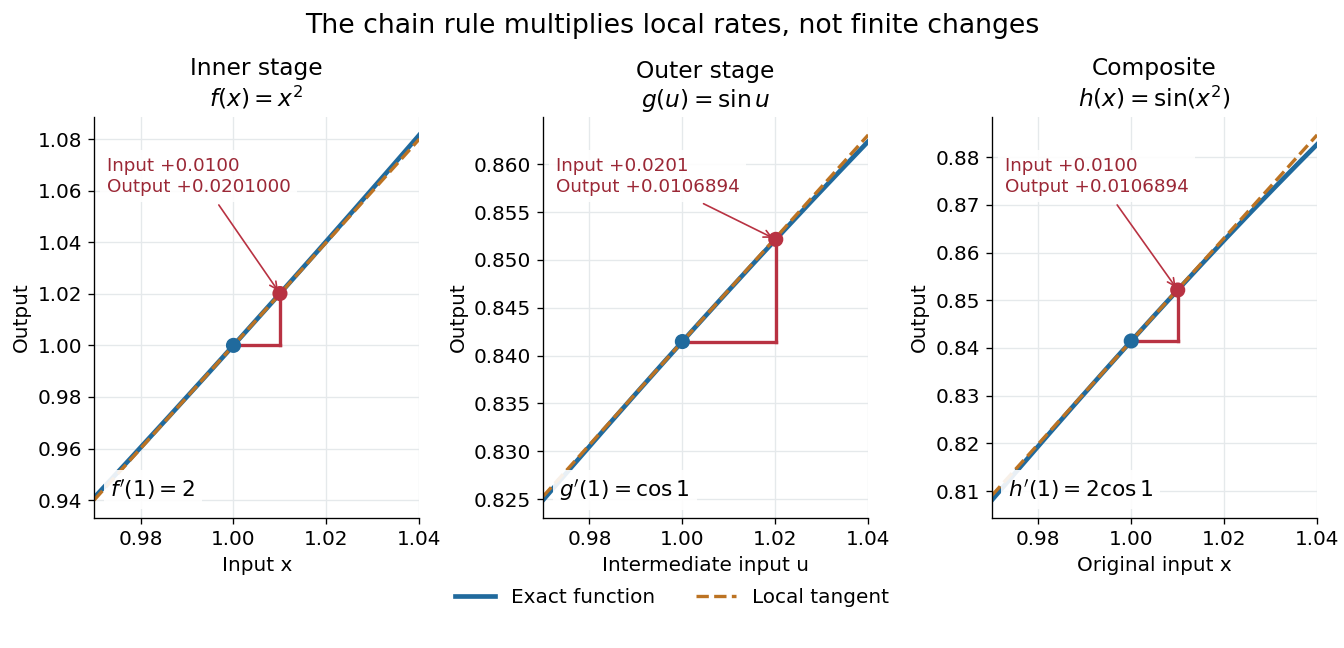

The Python source for this figure:
"""Show the local rates of two functions and their composite; output to cwd."""

from pathlib import Path

import matplotlib.pyplot as plt
import numpy as np


def main():
    baseline, changed = 1.0, 1.01
    inner_change = changed**2 - baseline**2
    exact_change = np.sin(changed**2) - np.sin(baseline**2)
    composite_rate = 2 * np.cos(1)
    assert np.isclose(inner_change, 0.0201)
    assert np.isclose(exact_change, 0.010689369475964217)
    step = 1e-6
    numerical_rate = (np.sin((1 + step)**2) - np.sin((1 - step)**2)) / (2 * step)
    assert np.isclose(numerical_rate, composite_rate, atol=1e-9)
    plt.rcParams.update({"font.size": 12, "axes.titlesize": 14})
    fig, axes = plt.subplots(1, 3, figsize=(11.2, 5.4), dpi=120, facecolor="white")
    panels = [
        (lambda x: x**2, 2, changed, "Inner stage", r"$f(x)=x^2$", "Input x", r"$f'(1)=2$"),
        (np.sin, np.cos(1), changed**2, "Outer stage", r"$g(u)=\sin u$", "Intermediate input u", r"$g'(1)=\cos 1$"),
        (lambda x: np.sin(x**2), composite_rate, changed, "Composite", r"$h(x)=\sin(x^2)$", "Original input x", r"$h'(1)=2\cos 1$"),
    ]
    for ax, (function, rate, endpoint, title, formula, xlabel, derivative) in zip(axes, panels):
        inputs = np.linspace(0.97, 1.04, 400)
        output = function(1.0)
        ax.plot(inputs, function(inputs), color="#206a9d", lw=2.8, label="Exact function")
        ax.plot(inputs, output + rate * (inputs - 1), color="#bc7323", lw=2,
                linestyle="--", label="Local tangent")
        ax.scatter([1, endpoint], [output, function(endpoint)], color=["#206a9d", "#b83242"],
                   s=65, zorder=5)
        ax.plot([endpoint, endpoint], [output, function(endpoint)], color="#b83242", lw=2)
        ax.plot([1, endpoint], [output, output], color="#b83242", lw=2)
        ax.annotate(f"Input +{endpoint - 1:.4f}\nOutput +{function(endpoint) - output:.7f}",
                    xy=(endpoint, function(endpoint)), xycoords="data",
                    xytext=(0.04, 0.90), textcoords="axes fraction", fontsize=11,
                    va="top", arrowprops={"arrowstyle": "->", "color": "#b83242"},
                    color="#9b2836", bbox={"facecolor": "white", "edgecolor": "none", "alpha": .9})
        ax.set(xlim=(0.97, 1.04), xlabel=xlabel, ylabel="Output", title=f"{title}\n{formula}")
        ax.text(0.05, 0.055, derivative, transform=ax.transAxes, fontsize=13,
                bbox={"facecolor": "white", "edgecolor": "none", "alpha": .9})
        ax.grid(color="#e5e9eb")
        ax.spines[["top", "right"]].set_visible(False)
        ax.ticklabel_format(useOffset=False)
    fig.suptitle("The chain rule multiplies local rates, not finite changes", fontsize=16, y=.98)
    fig.legend(*axes[0].get_legend_handles_labels(), loc="lower center", ncol=2, frameon=False,
               bbox_to_anchor=(.5, .035))
    fig.subplots_adjust(left=.07, right=.98, bottom=.20, top=.82, wspace=.38)
    fig.savefig(Path.cwd() / Path(__file__).with_suffix(".png").name,
                facecolor="white", transparent=False)
    plt.close(fig)


if __name__ == "__main__":
    main()
